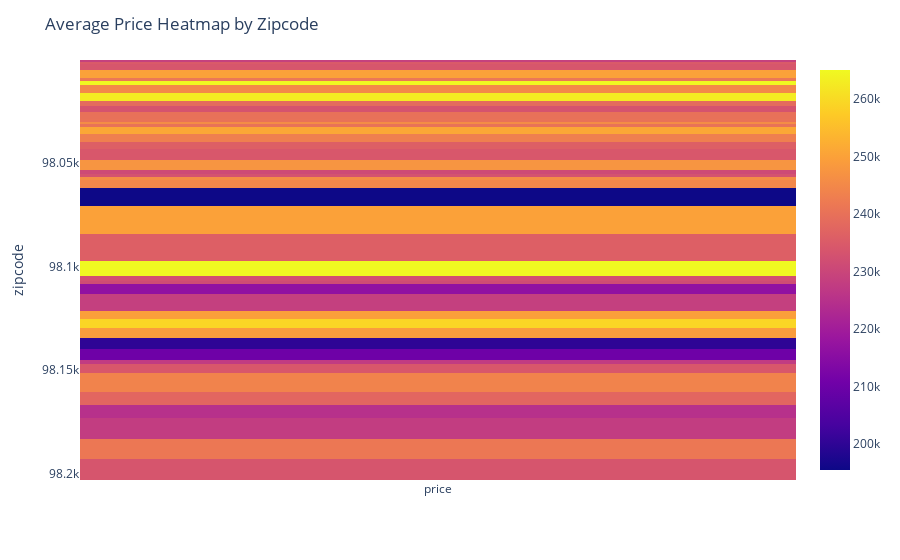

Write notebook code for a chart like this one.
### Code cell
import plotly.express as px

# Create a heatmap using Plotly Express
heatmap_fig = px.imshow(avg_price_by_zip.pivot_table(index='zipcode', values='price'))
heatmap_fig.update_layout(title="Average Price Heatmap by Zipcode")
heatmap_fig.show()

### Figure 1 — Plotly figure (JSON) as saved in the notebook; plotly's stock layout.template omitted (floating-point values rounded to 4 significant figures)
{"data": [{"coloraxis": "coloraxis", "hovertemplate": "x: %{x}<br>zipcode: %{y}<br>color: %{z}<extra></extra>", "name": "0", "type": "heatmap", "x": ["price"], "xaxis": "x", "y": [98001, 98002, 98003, 98008, 98010, 98011, 98014, 98019, 98022, 98023, 98028, 98030, 98031, 98032, 98034, 98038, 98042, 98045, 98052, 98055, 98056, 98058, 98059, 98065, 98077, 98092, 98103, 98106, 98108, 98109, 98118, 98125, 98126, 98133, 98136, 98144, 98146, 98148, 98155, 98166, 98168, 98178, 98188, 98198], "yaxis": "y", "z": [[228700.0], [234800.0], [233800.0], [250000], [241300.0], [265000], [245000], [262900], [238600.0], [233200.0], [240000], [240300.0], [245800.0], [240500.0], [251000], [243100.0], [235900.0], [234140], [247500], [230900.0], [233000.0], [245800.0], [244700.0], [195500], [250000], [236000.0], [265000], [232400.0], [231500.0], [216650], [228500.0], [249500], [259300], [249000], [200000], [210250], [227500.0], [234200.0], [243900.0], [237600.0], [224900.0], [227900.0], [241500.0], [233600.0]]}], "layout": {"coloraxis": {"colorscale": [[0, "#0d0887"], [0.1111, "#46039f"], [0.2222, "#7201a8"], [0.3333, "#9c179e"], [0.4444, "#bd3786"], [0.5556, "#d8576b"], [0.6667, "#ed7953"], [0.7778, "#fb9f3a"], [0.8889, "#fdca26"], [1, "#f0f921"]]}, "margin": {"t": 60}, "title": {"text": "Average Price Heatmap by Zipcode"}, "xaxis": {"anchor": "y", "constrain": "domain", "domain": [0, 1], "scaleanchor": "y"}, "yaxis": {"anchor": "x", "autorange": "reversed", "constrain": "domain", "domain": [0, 1], "title": {"text": "zipcode"}}}}
